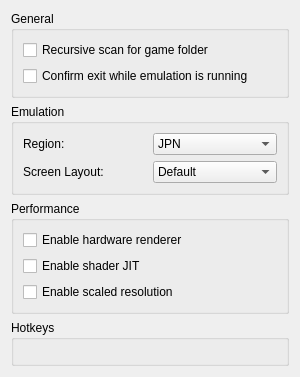
<?xml version="1.0" encoding="UTF-8"?>
<ui version="4.0">
 <class>ConfigureGeneral</class>
 <widget class="QWidget" name="ConfigureGeneral">
  <property name="geometry">
   <rect>
    <x>0</x>
    <y>0</y>
    <width>300</width>
    <height>377</height>
   </rect>
  </property>
  <property name="windowTitle">
   <string>Form</string>
  </property>
  <layout class="QHBoxLayout" name="horizontalLayout">
   <item>
    <layout class="QVBoxLayout" name="verticalLayout">
     <item>
      <widget class="QGroupBox" name="groupBox">
       <property name="title">
        <string>General</string>
       </property>
       <layout class="QHBoxLayout" name="horizontalLayout_3">
        <item>
         <layout class="QVBoxLayout" name="verticalLayout_2">
          <item>
           <widget class="QCheckBox" name="toogle_deepscan">
            <property name="text">
             <string>Recursive scan for game folder</string>
            </property>
           </widget>
          </item>
          <item>
           <widget class="QCheckBox" name="toogle_check_exit">
            <property name="text">
             <string>Confirm exit while emulation is running</string>
            </property>
           </widget>
          </item>
         </layout>
        </item>
       </layout>
      </widget>
     </item>
     <item>
      <widget class="QGroupBox" name="groupBox_4">
       <property name="title">
        <string>Emulation</string>
       </property>
       <layout class="QHBoxLayout" name="horizontalLayout_5">
        <item>
         <layout class="QVBoxLayout" name="verticalLayout_6">
          <item>
           <layout class="QHBoxLayout" name="horizontalLayout_6">
            <item>
             <widget class="QLabel" name="label">
              <property name="text">
               <string>Region:</string>
              </property>
             </widget>
            </item>
            <item>
             <widget class="QComboBox" name="region_combobox">
              <item>
               <property name="text">
                <string notr="true">JPN</string>
               </property>
              </item>
              <item>
               <property name="text">
                <string notr="true">USA</string>
               </property>
              </item>
              <item>
               <property name="text">
                <string notr="true">EUR</string>
               </property>
              </item>
              <item>
               <property name="text">
                <string notr="true">AUS</string>
               </property>
              </item>
              <item>
               <property name="text">
                <string notr="true">CHN</string>
               </property>
              </item>
              <item>
               <property name="text">
                <string notr="true">KOR</string>
               </property>
              </item>
              <item>
               <property name="text">
                <string notr="true">TWN</string>
               </property>
              </item>
             </widget>
            </item>
           </layout>
          </item>
          <item>
           <layout class="QHBoxLayout" name="horizontalLayout_7">
            <item>
             <widget class="QLabel" name="label1">
              <property name="text">
               <string>Screen Layout:</string>
              </property>
             </widget>
            </item>
            <item>
             <widget class="QComboBox" name="layout_combobox">
              <item>
               <property name="text">
                <string notr="true">Default</string>
               </property>
              </item>
              <item>
               <property name="text">
                <string notr="true">Top Only</string>
               </property>
              </item>
              <item>
               <property name="text">
                <string notr="true">Bottom Only</string>
               </property>
              </item>
              <item>
               <property name="text">
                <string notr="true">Bottom First</string>
               </property>
              </item>
             </widget>
            </item>
           </layout>
          </item>
         </layout>
        </item>
       </layout>
      </widget>
     </item>
     <item>
      <widget class="QGroupBox" name="groupBox_2">
       <property name="title">
        <string>Performance</string>
       </property>
       <layout class="QHBoxLayout" name="horizontalLayout_2">
        <item>
         <layout class="QVBoxLayout" name="verticalLayout_3">
          <item>
           <widget class="QCheckBox" name="toogle_hw_renderer">
            <property name="text">
             <string>Enable hardware renderer</string>
            </property>
           </widget>
          </item>
          <item>
           <widget class="QCheckBox" name="toogle_shader_jit">
            <property name="text">
             <string>Enable shader JIT</string>
            </property>
           </widget>
          </item>
          <item>
           <widget class="QCheckBox" name="toogle_scaled_resolution">
            <property name="text">
             <string>Enable scaled resolution</string>
            </property>
           </widget>
          </item>
         </layout>
        </item>
       </layout>
      </widget>
     </item>
     <item>
      <widget class="QGroupBox" name="groupBox_3">
       <property name="title">
        <string>Hotkeys</string>
       </property>
       <layout class="QHBoxLayout" name="horizontalLayout_4">
        <item>
         <layout class="QVBoxLayout" name="verticalLayout_4">
          <item>
           <widget class="GHotkeysDialog" name="widget" native="true"/>
          </item>
         </layout>
        </item>
       </layout>
      </widget>
     </item>
    </layout>
   </item>
  </layout>
 </widget>
 <customwidgets>
  <customwidget>
   <class>GHotkeysDialog</class>
   <extends>QWidget</extends>
   <header>hotkeys.h</header>
   <container>1</container>
  </customwidget>
 </customwidgets>
 <resources/>
 <connections/>
</ui>
